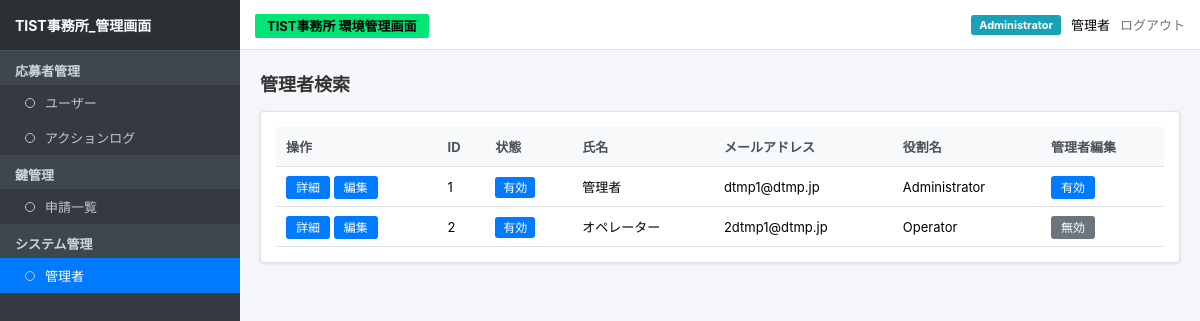
The app's page /admin/managers (signed in) with its own data.
### tables this page shows
CREATE TABLE managers (
            id INTEGER PRIMARY KEY AUTOINCREMENT,
            username TEXT UNIQUE,
            name TEXT,
            email TEXT,
            role TEXT,
            status TEXT
        );

### app.py (the view)
@app.route("/admin/managers")
def admin_managers():
    if not session.get("logged_in"):
        return redirect("/login")
    conn = sqlite3.connect("app.db")
    conn.row_factory = sqlite3.Row
    cur = conn.cursor()
    cur.execute("SELECT * FROM managers ORDER BY id ASC")
    rows = cur.fetchall()
    conn.close()
    managers = [dict(row) for row in rows]
    return render_template("managers.html", managers=managers)

### templates/managers.html (shortened to what this page needs)
<!DOCTYPE html>
<html lang="ja">
<head>
</head>
<body>
<div class="sidebar">
    <div class="sidebar-header">TIST事務所_管理画面</div>
    <ul style="list-style: none;">
        <li class="menu-category">応募者管理</li>
        <a href="/users" class="menu-item"><span class="circle-icon"></span> ユーザー</a>
        <a href="#" class="menu-item"><span class="circle-icon"></span> アクションログ</a>
        <li class="menu-category">鍵管理</li>
        <a href="/admin" class="menu-item"><span class="circle-icon"></span> 申請一覧</a>
        <li class="menu-category">システム管理</li>
        <a href="/admin/managers" class="menu-item active"><span class="circle-icon"></span> 管理者</a>
    </ul>
</div>
<div class="main-wrapper">
    <div class="navbar">
        <div><span class="badge-green">TIST事務所 環境管理画面</span></div>
        <div style="font-size: 13px; display: flex; align-items: center; gap: 10px;">
            <span class="badge-admin">Administrator</span>
            <span>管理者</span>
            <a href="/logout" style="color:#6c757d; text-decoration:none;">ログアウト</a>
        </div>
    </div>
    <div class="content">
        <h2 class="page-title">管理者検索</h2>
        <div class="table-container">
            <table>
                <thead>
                    <tr>
                        <th>操作</th>
                        <th>ID</th>
                        <th>状態</th>
                        <th>氏名</th>
                        <th>メールアドレス</th>
                        <th>役割名</th>
                        <th>管理者編集</th>
                    </tr>
                </thead>
                <tbody>
                    {% for m in managers %}
                    <tr>
                        <td>
                            <a href="#" class="btn-blue">詳細</a>
                            <a href="#" class="btn-blue">編集</a>
                        </td>
                        <td>{{ m.id }}</td>
                        <td><span class="badge-active">{{ m.status }}</span></td>
                        <td>{{ m.name }}</td>
                        <td>{{ m.email }}</td>
                        <td>{{ m.role }}</td>
                        <td>
                            {% if m.role == 'Administrator' %}
                                <span class="btn-blue">有効</span>
                            {% else %}
                                <span class="btn-gray">無効</span>
                            {% endif %}
                        </td>
                    </tr>
                    {% endfor %}
                </tbody>
            </table>
        </div>
    </div>
</div>
</body>
</html>

### templates/managers.html (style rules this page uses)
* { box-sizing: border-box; margin: 0; padding: 0; }
body { font-family: -apple-system, BlinkMacSystemFont, "Segoe UI", Roboto, sans-serif; background-color: #f4f6f9; display: flex; height: 100vh; overflow: hidden; }
.sidebar { width: 240px; background-color: #343a40; color: #c2c7d0; display: flex; flex-direction: column; flex-shrink: 0; }
.sidebar-header { padding: 15px; font-size: 14px; font-weight: bold; color: #fff; background-color: #2b3035; border-bottom: 1px solid #4b545c; }
.menu-category { padding: 10px 15px 5px; font-size: 13px; font-weight: bold; color: #d0d4da; background-color: #3f474e; }
.menu-item { padding: 8px 15px 8px 25px; font-size: 13px; display: flex; align-items: center; gap: 10px; color: #c2c7d0; text-decoration: none; }
.menu-item.active { background-color: #007bff; color: #fff; }
.circle-icon { width: 10px; height: 10px; border: 1px solid #c2c7d0; border-radius: 50%; display: inline-block; }
.main-wrapper { flex: 1; display: flex; flex-direction: column; overflow: hidden; }
.navbar { height: 50px; background: #fff; border-bottom: 1px solid #dee2e6; display: flex; align-items: center; justify-content: space-between; padding: 0 15px; }
.badge-green { background: #00e676; color: #000; padding: 4px 12px; font-weight: bold; font-size: 13px; border-radius: 2px; }
.badge-admin { background-color: #17a2b8; color: #fff; padding: 3px 8px; border-radius: 3px; font-size: 11px; font-weight: bold; }
.content { padding: 20px; overflow-y: auto; flex: 1; }
.page-title { font-size: 18px; margin-bottom: 15px; color: #333; }
.table-container { background: #fff; border: 1px solid #dee2e6; border-radius: 4px; padding: 15px; box-shadow: 0 1px 3px rgba(0,0,0,0.1); }
table { width: 100%; border-collapse: collapse; font-size: 13px; text-align: left; }
th, td { padding: 10px; border-bottom: 1px solid #dee2e6; }
th { background-color: #f8f9fa; font-weight: bold; color: #495057; }
.btn-blue { background-color: #007bff; color: #fff; border: none; padding: 4px 10px; border-radius: 3px; cursor: pointer; text-decoration: none; font-size: 12px; }
.btn-gray { background-color: #6c757d; color: #fff; border: none; padding: 4px 10px; border-radius: 3px; font-size: 12px; }
.badge-active { background-color: #007bff; color: white; padding: 3px 8px; border-radius: 3px; font-size: 12px; }

### records on screen
managers: id "1", status "有効", name "管理者", email "dtmp1@dtmp.jp", role "Administrator"
managers: id "2", status "有効", name "オペレーター", email "2dtmp1@dtmp.jp", role "Operator", shows "無効"
